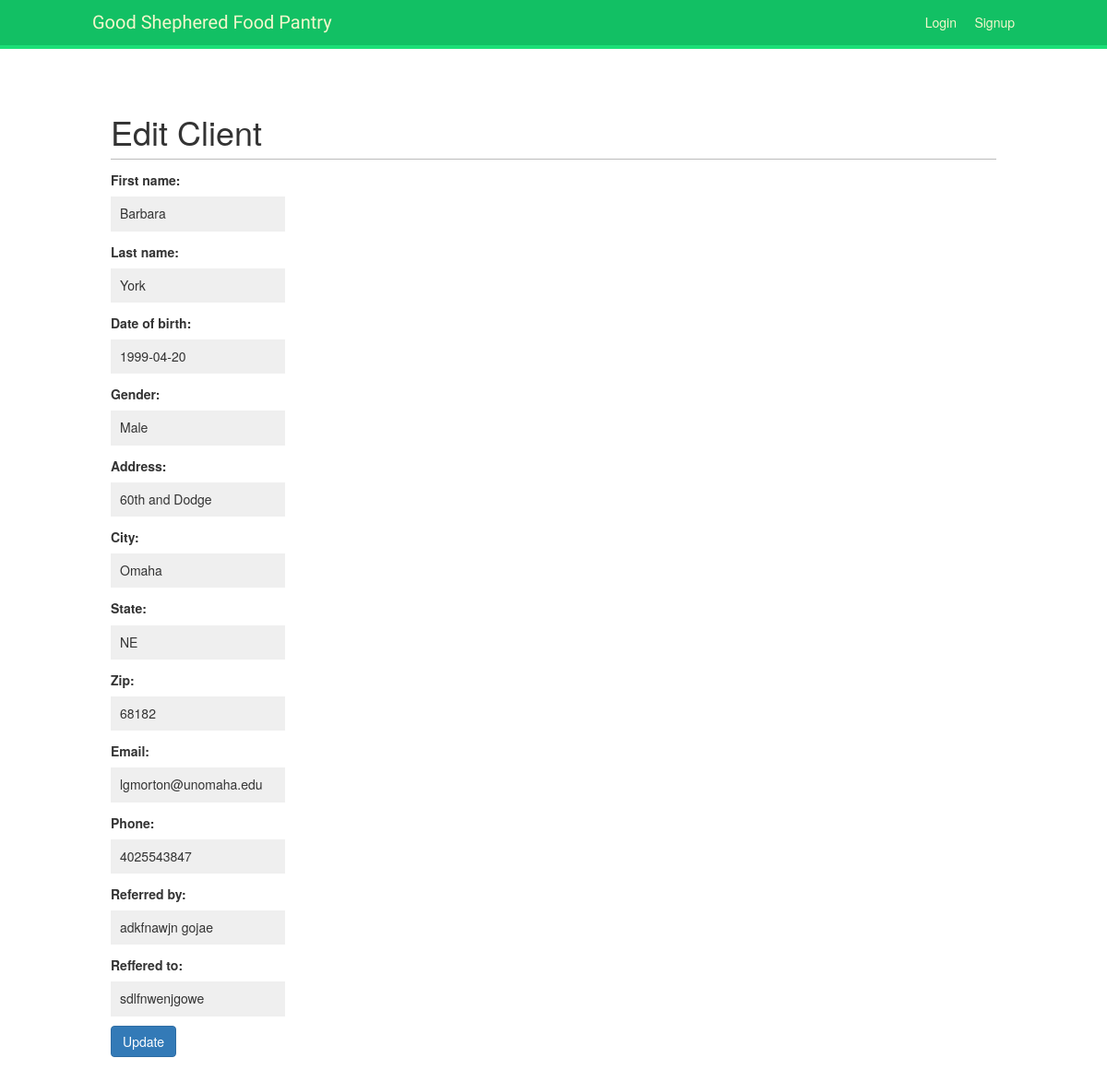
The page /client/2/edit/ on the database its author committed.
### account/models.py (models this page shows, shortened)
class Client(models.Model):
    first_name = models.CharField(max_length=50, blank=False, null=False)
    last_name = models.CharField(max_length=50, blank=False, null=False)
    date_of_birth = models.DateField(blank=False, null=False)
    gender = models.CharField(max_length=20, blank=False, null=False)
    address = models.CharField(max_length=100, blank=False, null=False)
    city = models.CharField(max_length=50, blank=False, null=False)
    state = models.CharField(max_length=2, blank=False, null=False)
    zip = models.CharField(max_length=5, blank=False, null=False)
    email = models.EmailField()
    phone = models.CharField(max_length=10)
    referred_by = models.CharField(max_length=1000)
    reffered_to = models.CharField(max_length=1000)
    created_date = models.DateTimeField(default=timezone.now)

### account/views.py (the view)
# urls.py: path('client/<int:pk>/edit/', views.client_edit, name='client_edit'),
def client_edit(request, pk):
    client = get_object_or_404(Client, pk=pk)
    if request.method == "POST":
        form = ClientForms(request.POST, instance=client)
        if form.is_valid():
            client = form.save(commit=False)
            client.updated_date = timezone.now()
            client.save()
            client = Client.objects.filter(created_date__lte=timezone.now())
        return render(request, 'crm/client_list.html', {'client': client})
    else:
        form = ClientForms(instance=client)
    return render(request, 'crm/client_edit.html', {'form': form})

### account/forms.py
class ClientForms(forms.ModelForm):
    class Meta:
        model = Client
        fields = ('first_name', 'last_name', 'date_of_birth', 'gender', 'address',
                  'city', 'state', 'zip', 'email', 'phone', 'referred_by', 'reffered_to')

### account/templates/crm/client_edit.html (shortened to what this page needs)
<!DOCTYPE html>
{% extends "base.html" %}
{% block content %}
    <h1>Edit Client</h1>
    <form method="POST" class="client-form">
        {{ form.as_p }}
    <button type="submit" class="btn btn-primary">Update</button>
    </form>
{% endblock %}

### account/static/css/base.css (style rules this page uses)
body { margin:0; padding:0; font-family:helvetica, sans-serif; }
p { line-height: 1.8; }
h1, h2, h3, h4, h5 , h6 { font-family: 'Muli', sans-serif; font-weight:normal; }
h1 { border-bottom:1px solid #bbb; padding:0 0 10px 0; margin:10px 0 20px 0; }
form { overflow:auto; }
form p { width:100%; overflow:auto; }
label { float:left; clear:both; color:#333; margin-bottom:4px; }
input, textarea { clear:both; float:left; margin:0 0 10px; background:#efefef; border:0; padding:6px 10px; font-size:14px; }

### rows shown on the page
Client: first_name "Barbara", last_name "York", date_of_birth "1999-04-20", gender "Male", address "60th and Dodge", city "Omaha", state "NE", zip "68182", email "lgmorton@unomaha.edu", phone "4025543847", referred_by "adkfnawjn gojae", reffered_to "sdlfnwenjgowe"
